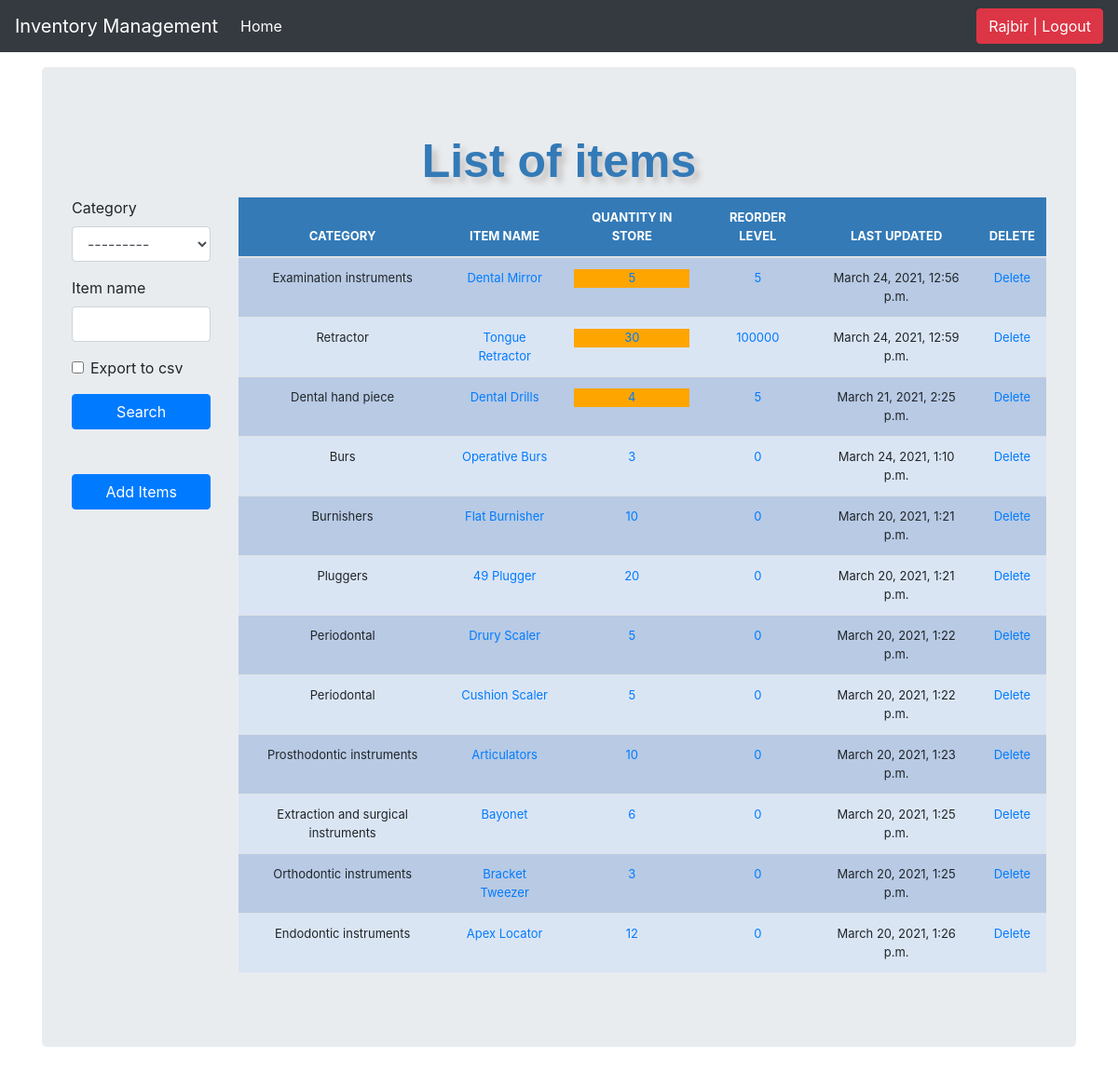
Screenshot of /items/ (signed in) with the database file from the repository.
### inventorymgmt/models.py (models this page shows, shortened)
class Stock(models.Model):
	category = models.CharField(max_length=50, blank=True, null=True, choices=category_choice,)
	item_name = models.CharField(max_length=50, blank=True, null=True)
	quantity = models.IntegerField(default='0', blank=False, null=True)
	receive_quantity = models.IntegerField(default='0', blank=True, null=True)
	receive_by = models.CharField(max_length=50, blank=True, null=True)
	issue_quantity = models.IntegerField(default='0', blank=True, null=True)
	issue_by = models.CharField(max_length=50, blank=True, null=True)
	issue_to = models.CharField(max_length=50, blank=True, null=True)
	phone_number = models.CharField(max_length=50, blank=True, null=True)
	last_updated = models.DateTimeField(auto_now_add=False, auto_now=True)
	timestamp = models.DateTimeField(auto_now_add=True, auto_now=False)
	date = models.DateTimeField(auto_now_add=False, auto_now=False)
	reorder_level = models.IntegerField(default='0', blank=False, null=True)

### inventorymgmt/views.py (the view, shortened to what this page needs)
# urls.py: path('items/', views.items, name='items'),
@login_required
def items(request):
	header = 'List of items'
	form = StockSearchForm(request.POST or None)
	queryset = Stock.objects.all()
	context = {
		"header": header,
		"queryset": queryset,
		"form": form,
	}
	return render(request, "items.html",context)

### inventorymgmt/forms.py
class StockSearchForm(forms.ModelForm):
   export_to_CSV = forms.BooleanField(required = False)
   class Meta:
     model = Stock
     fields = ['category', 'item_name']

### inventorymgmt/Templates/items.html (shortened to what this page needs)
{% load static %}
{% load crispy_forms_tags %}
<!DOCTYPE html>
<html lang="en">
  <head>
<link href="{% static 'css/stylesheet.css' %}" rel="stylesheet">
<link href="{% static 'css/bootstrap.min.css' %}" rel="stylesheet">
 <link href="{% static 'css/navbar-top-fixed.css' %}" rel="stylesheet">
  </head>
  <body>
{% include 'navbar.html' %}
<main role="main" class="container">
	<div class="jumbotron">
		<div class="header">{{header}}</div>
    <div class="row">
        <div class="col-sm-2">
      		<form method='POST' action=''>{% csrf_token %}
          			{{form|crispy}}
              		<input class="btn btn-primary mybutton "type="submit" value='Search'/>
      		</form>
          <br><br>
          <a href="/add_items"><div class="btn btn-primary mybutton">Add Items</div></a><br><br>
        </div>
    		<br>
        <div class="col-sm-10">
        		<div class = "display table">
        			<table class = 'table'>
        				<thead>
        					<tr>
        						<th>CATEGORY</th>
        						<th>ITEM NAME</th>
        						<th>QUANTITY IN STORE</th>
                    <th>REORDER LEVEL</th>
        						<th>LAST UPDATED</th>
        						<th>DELETE</th>
        					</tr>
        				</thead>
        			{% for instance in queryset %}
        					<tr>
        						<td>{{instance.category}}</td>
        						<td><a href="{% url 'update_items' instance.id %}">{{instance.item_name}}</a></td>
        						<td>
                      {% if instance.quantity <= instance.reorder_level %}
                        <div style="background-color: orange;">
                          <a href="{% url 'stock_detail' instance.id %}">{{instance.quantity}}</a>
                        </div>
                      {% else %}
                        <a href="{% url 'stock_detail' instance.id %}">{{instance.quantity}}</a>
                      {% endif %}
                    </td>
                    <td><a href="{% url 'reorder_level' instance.id %}">{{instance.reorder_level}}</a></td>
        						<td>{{instance.last_updated}}</td>
        						<td><a href="{% url 'delete_items' instance.id %}">Delete</a></td>
        					</tr>
        			{% endfor %}
        		  </table>
            </div>
          </div>
      </div>
  </div>
</main>
      </body>
</html>

### inventorymgmt/Templates/navbar.html (shortened to what this page needs)
  <nav class="navbar navbar-expand-md navbar-dark fixed-top bg-dark">
  <a class="navbar-brand" href="/">Inventory Management</a>
  <div class="collapse navbar-collapse" id="navbarCollapse">
    <ul class="navbar-nav mr-auto">
      <li class="nav-item active">
        <a class="nav-link" href="/">Home <span class="sr-only">(current)</span></a>
      </li>
    </ul>
    <ul class="navbar-nav">
        {% if request.user.is_authenticated %}
        <li><a href="/accounts/logout"><button class="btn btn-danger">{{ user }} | Logout</button></a></li>
        {% else %}
        <li><a href="/accounts/login">Login</a></li>
        {% endif %}
    </ul>
  </div>
</nav>

### inventorymgmt/static/css/stylesheet.css (style rules this page uses)
body { background-color: #34eb6b; }
.table { font-size: 13px; text-align: center; width: 95%; margin: auto; }
.mybutton { width: 100%; }
.table tr:nth-child(odd) { background: #B8CAE4 }
.table tr:nth-child(even) { background: #dae5f4 }
th { background-color: #337ab7; color: white; }
.header { font-family: helvetica; color: #337ab7; font-size: 50px; text-align: center; width: 100%; text-shadow: 6px 6px 6px #c9c6c6; display: block; font-weight: bolder; }

### inventorymgmt/static/css/navbar-top-fixed.css (style rules this page uses)
body { min-height: 75rem; padding-top: 4.5rem; }

### rows the page displays
Stock: category "Examination instruments", item_name "Dental Mirror", quantity "5", reorder_level "5", last_updated "March 24, 2021, 12:56 p.m."
Stock: category "Retractor", item_name "Tongue Retractor", quantity "30", reorder_level "100000", last_updated "March 24, 2021, 12:59 p.m."
Stock: category "Dental hand piece", item_name "Dental Drills", quantity "4", reorder_level "5", last_updated "March 21, 2021, 2:25 p.m."
Stock: category "Burs", item_name "Operative Burs", quantity "3", reorder_level "0", last_updated "March 24, 2021, 1:10 p.m."
Stock: category "Burnishers", item_name "Flat Burnisher", quantity "10", reorder_level "0", last_updated "March 20, 2021, 1:21 p.m."
Stock: category "Pluggers", item_name "49 Plugger", quantity "20", reorder_level "0", last_updated "March 20, 2021, 1:21 p.m."
Stock: category "Periodontal", item_name "Drury Scaler", quantity "5", reorder_level "0", last_updated "March 20, 2021, 1:22 p.m."
Stock: category "Periodontal", item_name "Cushion Scaler", quantity "5", reorder_level "0", last_updated "March 20, 2021, 1:22 p.m."
Stock: category "Prosthodontic instruments", item_name "Articulators", quantity "10", reorder_level "0", last_updated "March 20, 2021, 1:23 p.m."
Stock: category "Extraction and surgical instruments", item_name "Bayonet", quantity "6", reorder_level "0", last_updated "March 20, 2021, 1:25 p.m."
Stock: category "Orthodontic instruments", item_name "Bracket Tweezer", quantity "3", reorder_level "0", last_updated "March 20, 2021, 1:25 p.m."
Stock: category "Endodontic instruments", item_name "Apex Locator", quantity "12", reorder_level "0", last_updated "March 20, 2021, 1:26 p.m."

### other values shown
{{ user }} "Rajbir"
{{ header }} "List of items"
